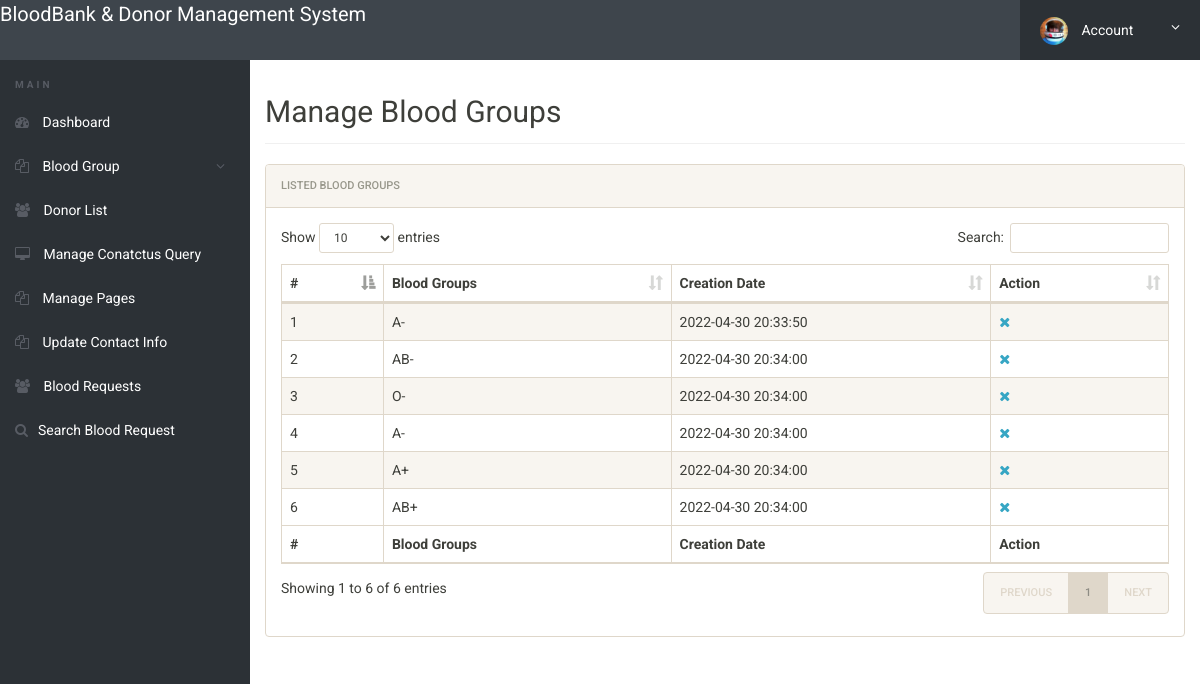
The app's page /admin/manage-bloodgroup.php (signed in), older data.
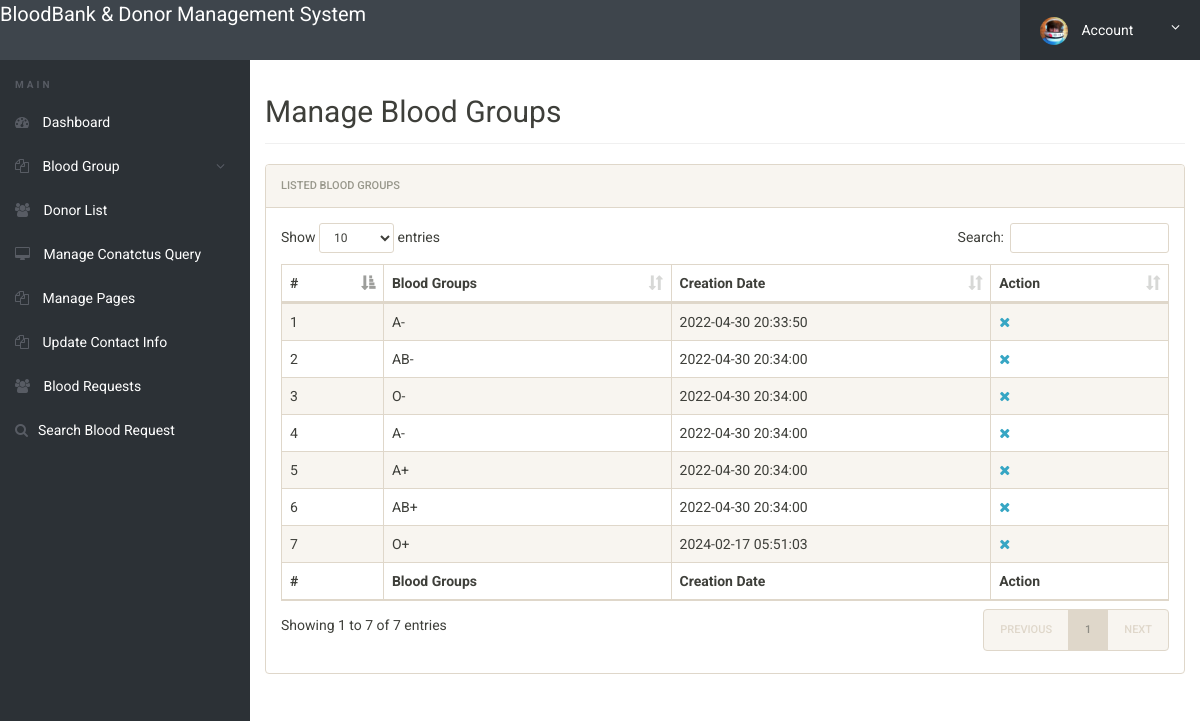
The same page, newer data.
### tables this page shows
CREATE TABLE `tblbloodgroup` (
  `id` int(11) NOT NULL,
  `BloodGroup` varchar(20) DEFAULT NULL,
  `PostingDate` timestamp NOT NULL DEFAULT current_timestamp()
);

### admin/manage-bloodgroup.php (the view, shortened to what this page needs)
<?php
include('includes/config.php');
if(strlen($_SESSION['alogin'])==0)
	{
header('location:index.php');
}
else{
 ?>
<!doctype html>
<html lang="en" class="no-js">
<head>
	<link rel="stylesheet" href="css/font-awesome.min.css">
	<link rel="stylesheet" href="css/bootstrap.min.css">
	<link rel="stylesheet" href="css/dataTables.bootstrap.min.css">
	<link rel="stylesheet" href="css/bootstrap-social.css">
	<link rel="stylesheet" href="css/bootstrap-select.css">
	<link rel="stylesheet" href="css/fileinput.min.css">
	<link rel="stylesheet" href="css/awesome-bootstrap-checkbox.css">
	<link rel="stylesheet" href="css/style.css">
</head>
<body>
	<?php include('includes/header.php');?>
	<div class="ts-main-content">
		<?php include('includes/leftbar.php');?>
		<div class="content-wrapper">
			<div class="container-fluid">
				<div class="row">
					<div class="col-md-12">
						<h2 class="page-title">Manage Blood Groups</h2>
						<div class="panel panel-default">
							<div class="panel-heading">Listed  Blood Groups</div>
							<div class="panel-body">
								<table id="zctb" class="display table table-striped table-bordered table-hover" cellspacing="0" width="100%">
									<thead>
										<tr>
										<th>#</th>
												<th>Blood Groups</th>
											<th>Creation Date</th>
											<th>Action</th>
										</tr>
									</thead>
									<tfoot>
										<tr>
										<th>#</th>
											<th>Blood Groups</th>
											<th>Creation Date</th><th>Action</th>
										</tr>
									</tfoot>
									<tbody>
<?php $sql = "SELECT * from  tblbloodgroup ";
$query = $dbh -> prepare($sql);
$query->execute();
$results=$query->fetchAll(PDO::FETCH_OBJ);
$cnt=1;
if($query->rowCount() > 0)
{
foreach($results as $result)
{				?>
										<tr>
											<td><?php echo htmlentities($cnt);?></td>
											<td><?php echo htmlentities($result->BloodGroup);?></td>
											<td><?php echo htmlentities($result->PostingDate);?></td>
<td>
<a href="manage-bloodgroup.php?del=<?php echo $result->id;?>" onclick="return confirm('Do you want to delete');"><i class="fa fa-close"></i></a></td>
										</tr>
										<?php $cnt=$cnt+1; }} ?>
									</tbody>
								</table>
							</div>
						</div>
					</div>
				</div>
			</div>
		</div>
	</div>
</body>
</html>
<?php } ?>

Row changes from the older to the newer data that the page shows:
added tblbloodgroup: BloodGroup "O+", PostingDate "2024-02-17 05:51:03"
Text that changed along with them:
text written by a page script: "Show entries Search: Showing 1 to 6 of 6 entries PREVIOUS 1 NEXT" → "Show entries Search: Showing 1 to 7 of 7 entries PREVIOUS 1 NEXT"
